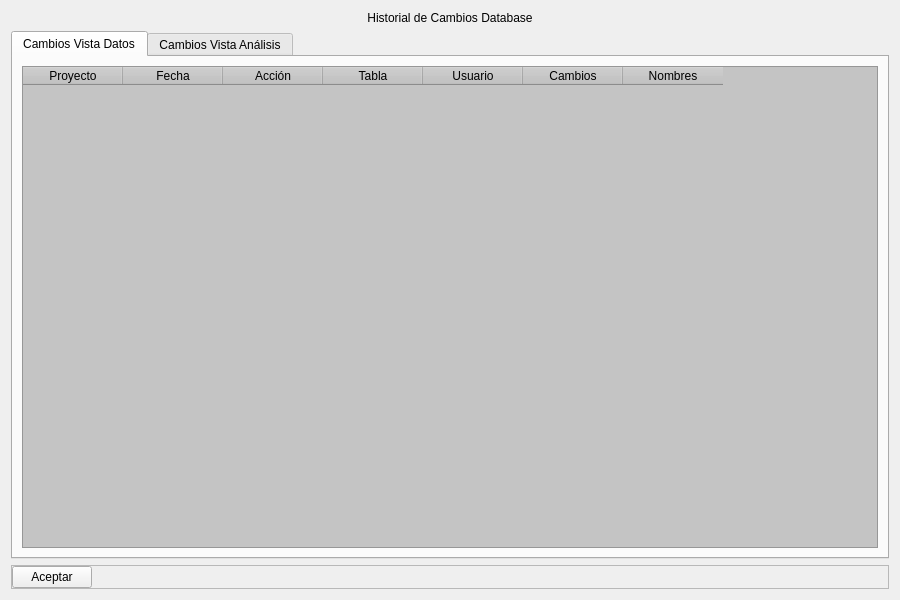
<?xml version="1.0" encoding="UTF-8"?>
<ui version="4.0">
 <class>widget</class>
 <widget class="QWidget" name="widget">
  <property name="geometry">
   <rect>
    <x>0</x>
    <y>0</y>
    <width>900</width>
    <height>600</height>
   </rect>
  </property>
  <property name="minimumSize">
   <size>
    <width>900</width>
    <height>600</height>
   </size>
  </property>
  <property name="windowTitle">
   <string>Form</string>
  </property>
  <layout class="QVBoxLayout" name="verticalLayout">
   <item>
    <widget class="QLabel" name="label">
     <property name="styleSheet">
      <string notr="true">font: 75 12pt &quot;MS Shell Dlg 2&quot;;</string>
     </property>
     <property name="text">
      <string>Historial de Cambios Database</string>
     </property>
     <property name="alignment">
      <set>Qt::AlignCenter</set>
     </property>
    </widget>
   </item>
   <item>
    <widget class="QTabWidget" name="tab_tablas">
     <property name="currentIndex">
      <number>0</number>
     </property>
     <widget class="QWidget" name="tab_cambios_datos">
      <attribute name="title">
       <string>Cambios Vista Datos</string>
      </attribute>
      <layout class="QVBoxLayout" name="verticalLayout_3">
       <item>
        <widget class="QTableWidget" name="table_historial_datos">
         <property name="styleSheet">
          <string notr="true">background-color: rgb(196, 196, 196);</string>
         </property>
         <column>
          <property name="text">
           <string>Proyecto</string>
          </property>
         </column>
         <column>
          <property name="text">
           <string>Fecha</string>
          </property>
         </column>
         <column>
          <property name="text">
           <string>Acción</string>
          </property>
         </column>
         <column>
          <property name="text">
           <string>Tabla</string>
          </property>
         </column>
         <column>
          <property name="text">
           <string>Usuario</string>
          </property>
         </column>
         <column>
          <property name="text">
           <string>Cambios</string>
          </property>
         </column>
         <column>
          <property name="text">
           <string>Nombres</string>
          </property>
         </column>
        </widget>
       </item>
      </layout>
     </widget>
     <widget class="QWidget" name="tab_cambios_analisis">
      <attribute name="title">
       <string>Cambios Vista Análisis</string>
      </attribute>
      <layout class="QVBoxLayout" name="verticalLayout_2">
       <item>
        <widget class="QTableWidget" name="table_historial_analisis">
         <property name="styleSheet">
          <string notr="true">background-color: rgb(196, 196, 196);</string>
         </property>
         <column>
          <property name="text">
           <string>Proyecto</string>
          </property>
         </column>
         <column>
          <property name="text">
           <string>Fecha</string>
          </property>
         </column>
         <column>
          <property name="text">
           <string>Acción</string>
          </property>
         </column>
         <column>
          <property name="text">
           <string>Tabla</string>
          </property>
         </column>
         <column>
          <property name="text">
           <string>Usuario</string>
          </property>
         </column>
         <column>
          <property name="text">
           <string>Cambios</string>
          </property>
         </column>
         <column>
          <property name="text">
           <string>Nombres</string>
          </property>
         </column>
        </widget>
       </item>
      </layout>
     </widget>
    </widget>
   </item>
   <item>
    <widget class="QFrame" name="frame_pie">
     <property name="frameShape">
      <enum>QFrame::StyledPanel</enum>
     </property>
     <property name="frameShadow">
      <enum>QFrame::Raised</enum>
     </property>
     <layout class="QHBoxLayout" name="horizontalLayout_2">
      <property name="spacing">
       <number>0</number>
      </property>
      <property name="leftMargin">
       <number>0</number>
      </property>
      <property name="topMargin">
       <number>0</number>
      </property>
      <property name="rightMargin">
       <number>0</number>
      </property>
      <property name="bottomMargin">
       <number>0</number>
      </property>
      <item>
       <widget class="QPushButton" name="btn_aceptar">
        <property name="text">
         <string>Aceptar</string>
        </property>
       </widget>
      </item>
      <item>
       <spacer name="horizontalSpacer">
        <property name="orientation">
         <enum>Qt::Horizontal</enum>
        </property>
        <property name="sizeHint" stdset="0">
         <size>
          <width>142</width>
          <height>20</height>
         </size>
        </property>
       </spacer>
      </item>
     </layout>
    </widget>
   </item>
  </layout>
 </widget>
 <resources/>
 <connections/>
</ui>
